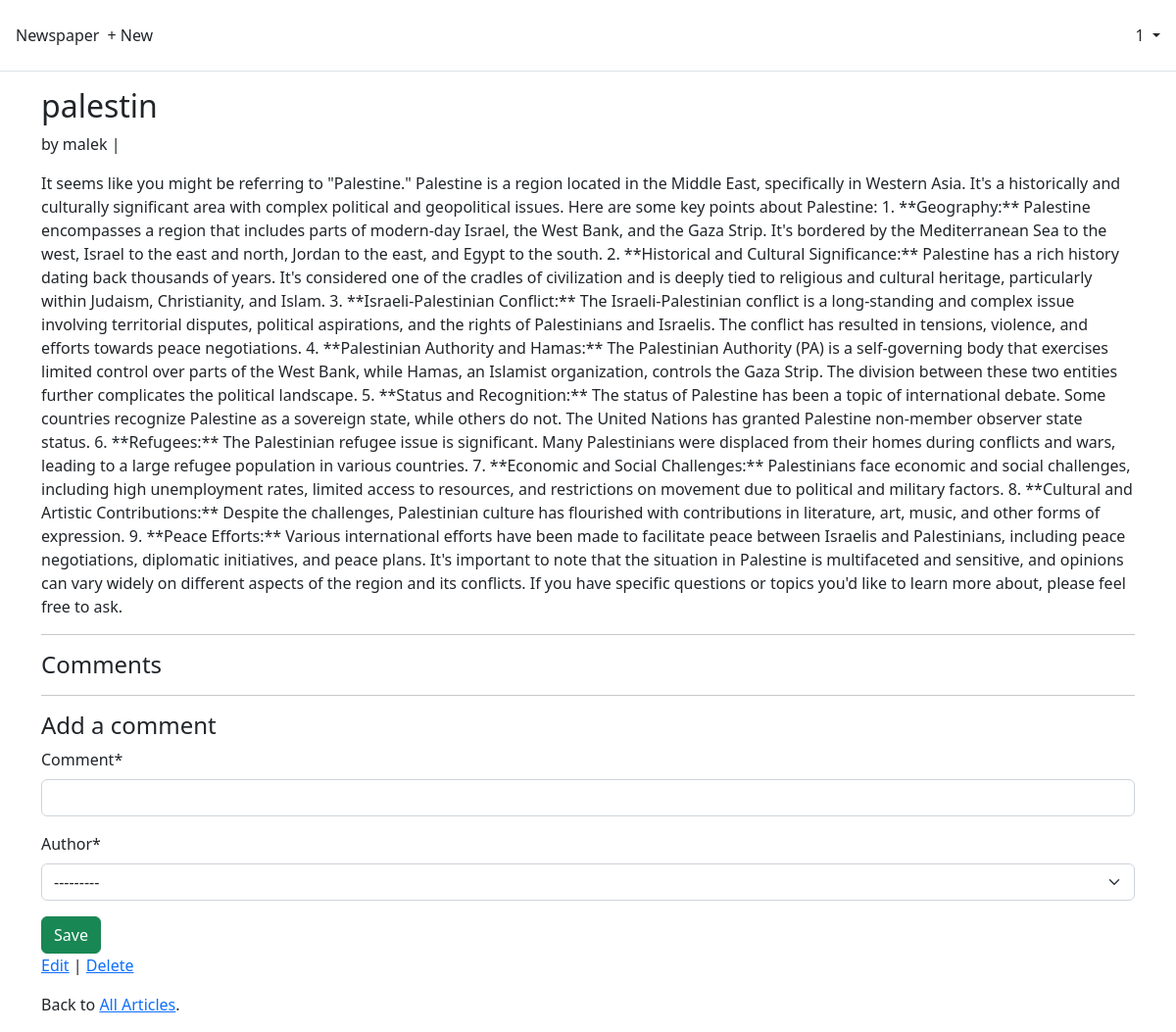
The app's page /articles/3/ (signed in), older data.
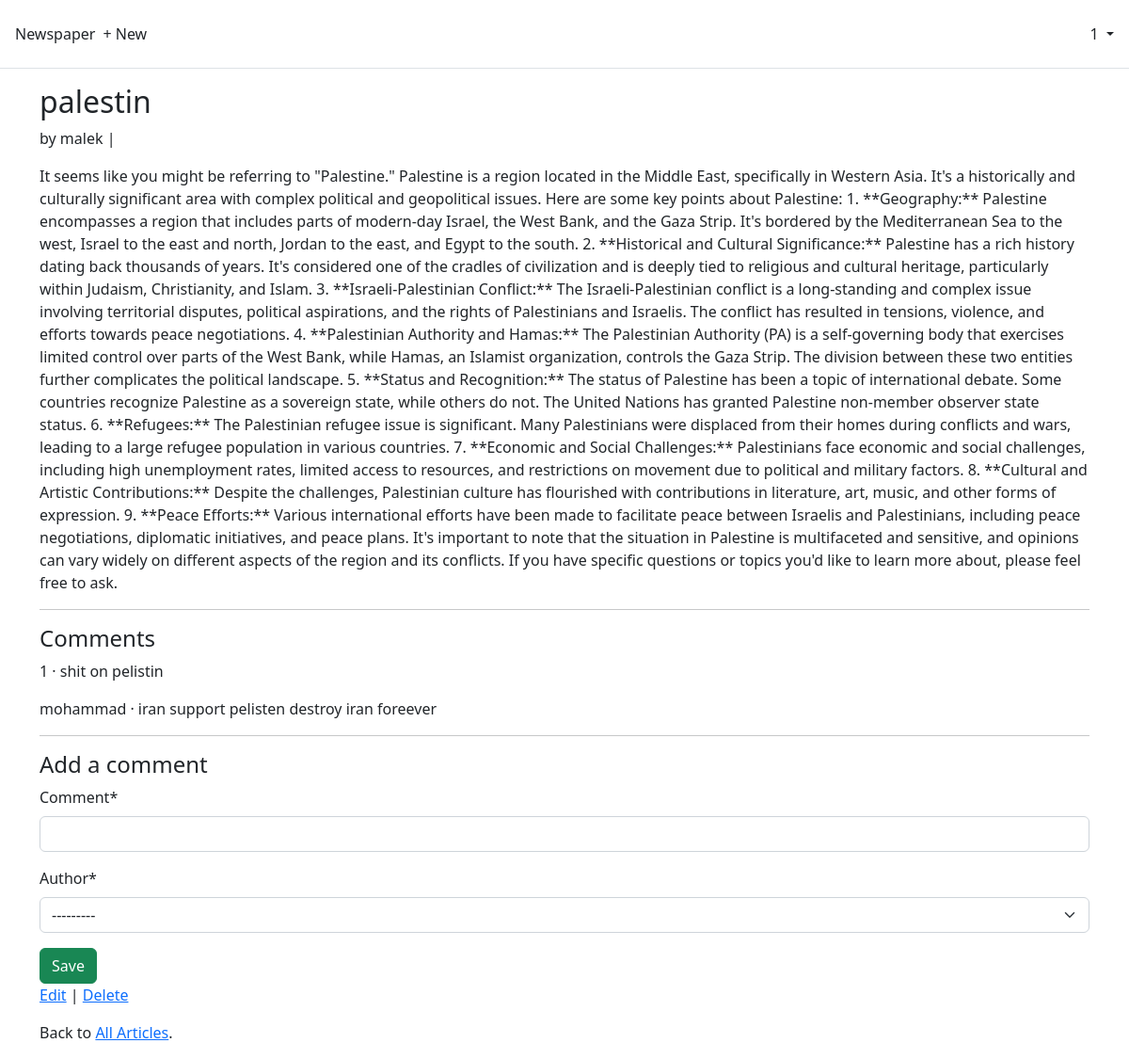
The same page, newer data.
### articles/models.py (models this page shows, shortened)
class Comment(models.Model):
    Article = models.ForeignKey(Article, on_delete=models.CASCADE)
    comment = models.CharField(max_length=200)
    author = models.ForeignKey(settings.AUTH_USER_MODEL, on_delete=models.CASCADE)
    def __str__(self) :
        return self.comment

### accounts/models.py (models this page shows)
class CustomUser(AbstractUser):
    age = models.PositiveIntegerField(null=True , blank=True)

### articles/views.py (the view)
# urls.py: path('<int:pk>/', ArticleDetailView.as_view(), name = 'article_detail'),
class ArticleDetailView(LoginRequiredMixin, DetailView):
    model = Article
    template_name = 'article_detail.html'
    def get_context_data(self, **kwargs):
        context = super().get_context_data(**kwargs)
        context['form'] = CommentForm()
        return context

### articles/forms.py
class CommentForm(forms.ModelForm):
    class Meta:
        model = Comment
        fields = ('comment','author')

### templates/article_detail.html
{% extends "base.html" %}
{% load crispy_forms_tags %}
{% block content %}
<div class="article-entry">
  <h2>{{ object.title }}</h2>
  <p>by {{ object.author }} | {{ object.date }}</p>
  <p>{{ object.body }}</p>
</div>
<hr>
<h4>Comments</h4>
{% for comment in article.comment_set.all %}
  <p>{{ comment.author }} &middot; {{ comment }}</p>
{% endfor %}
<hr>
<h4>Add a comment</h4>
  <form action="" method="post">{% csrf_token %}
    {{ form|crispy }}
    <button class="btn btn-success ml-2" type="submit">Save</button>
  </form>
<p><a href="{% url 'article_edit' article.pk %}">Edit</a> |
  <a href="{% url 'article_delete' article.pk %}">Delete</a></p>
<p>Back to <a href="{% url 'article_list' %}">All Articles</a>.</p>
{% endblock content %}

Row changes from the older to the newer data that the page shows:
added Comment: author "1", comment "shit on pelistin"
added Comment: author "mohammad", comment "iran support pelisten destroy iran foreever"
